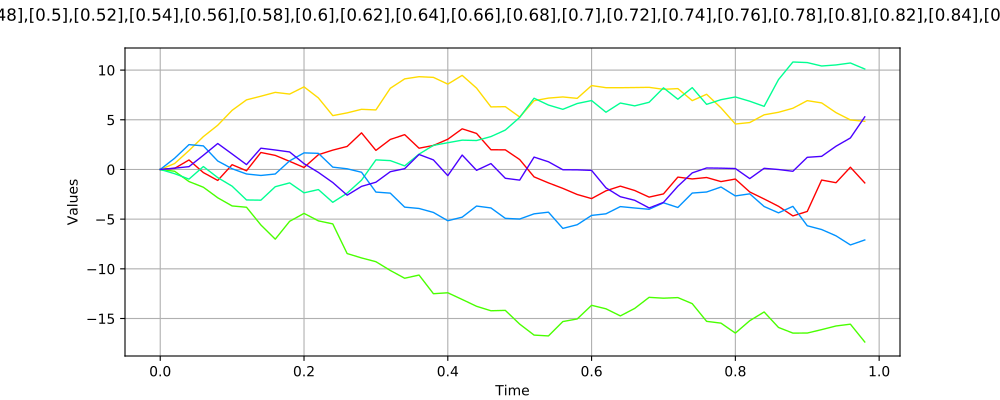

Python code for this plot:
import openturns as ot
from matplotlib import pyplot as plt
from openturns.viewer import View
process = ot.RandomWalk()
process.setTimeGrid(ot.RegularGrid(0.0, 0.02, 50))
process.setDescription(['$x$'])
sample = process.getSample(6)
sample_graph = sample.drawMarginal(0)
fig = plt.figure(figsize=(10, 4))
plt.suptitle(str(process))
sample_axis = fig.add_subplot(111)
View(sample_graph, figure=fig, axes=[sample_axis], add_legend=False)
